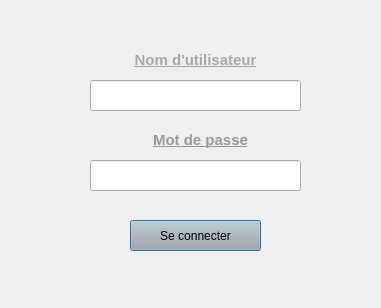
<?xml version="1.0" encoding="UTF-8"?>
<ui version="4.0">
 <class>signInDialog</class>
 <widget class="QDialog" name="signInDialog">
  <property name="geometry">
   <rect>
    <x>0</x>
    <y>0</y>
    <width>381</width>
    <height>308</height>
   </rect>
  </property>
  <property name="windowTitle">
   <string>Connexion</string>
  </property>
  <property name="windowIcon">
   <iconset resource="resources.qrc">
    <normaloff>:/img/img/wizardPokerLogo.png</normaloff>:/img/img/wizardPokerLogo.png</iconset>
  </property>
  <property name="autoFillBackground">
   <bool>false</bool>
  </property>
  <property name="styleSheet">
   <string notr="true"/>
  </property>
  <widget class="QLabel" name="label_2">
   <property name="geometry">
    <rect>
     <x>140</x>
     <y>130</y>
     <width>121</width>
     <height>21</height>
    </rect>
   </property>
   <property name="styleSheet">
    <string notr="true">background: transparent</string>
   </property>
   <property name="text">
    <string>&lt;html&gt;&lt;head/&gt;&lt;body&gt;&lt;p align=&quot;center&quot;&gt;&lt;span style=&quot; font-size:11pt; font-weight:600; text-decoration: underline; color:#9a9a9a;&quot;&gt;Mot de passe&lt;/span&gt;&lt;/p&gt;&lt;/body&gt;&lt;/html&gt;</string>
   </property>
   <property name="buddy">
    <cstring>passwordText</cstring>
   </property>
  </widget>
  <widget class="QPushButton" name="trySignIn">
   <property name="geometry">
    <rect>
     <x>130</x>
     <y>220</y>
     <width>131</width>
     <height>31</height>
    </rect>
   </property>
   <property name="styleSheet">
    <string notr="true">background: rgb(173, 173, 173)</string>
   </property>
   <property name="text">
    <string>Se connecter</string>
   </property>
  </widget>
  <widget class="QLabel" name="label">
   <property name="geometry">
    <rect>
     <x>120</x>
     <y>50</y>
     <width>151</width>
     <height>21</height>
    </rect>
   </property>
   <property name="styleSheet">
    <string notr="true">background: transparent</string>
   </property>
   <property name="text">
    <string>&lt;html&gt;&lt;head/&gt;&lt;body&gt;&lt;p align=&quot;center&quot;&gt;&lt;span style=&quot; font-size:11pt; font-weight:600; text-decoration: underline; color:#a6a8a6;&quot;&gt;Nom d'utilisateur&lt;/span&gt;&lt;/p&gt;&lt;/body&gt;&lt;/html&gt;</string>
   </property>
   <property name="buddy">
    <cstring>usernameText</cstring>
   </property>
  </widget>
  <widget class="QLineEdit" name="usernameText">
   <property name="geometry">
    <rect>
     <x>90</x>
     <y>80</y>
     <width>211</width>
     <height>31</height>
    </rect>
   </property>
  </widget>
  <widget class="QLineEdit" name="passwordText">
   <property name="geometry">
    <rect>
     <x>90</x>
     <y>160</y>
     <width>211</width>
     <height>31</height>
    </rect>
   </property>
   <property name="echoMode">
    <enum>QLineEdit::Password</enum>
   </property>
  </widget>
 </widget>
 <tabstops>
  <tabstop>usernameText</tabstop>
  <tabstop>passwordText</tabstop>
  <tabstop>trySignIn</tabstop>
 </tabstops>
 <resources>
  <include location="resources.qrc"/>
 </resources>
 <connections/>
</ui>
